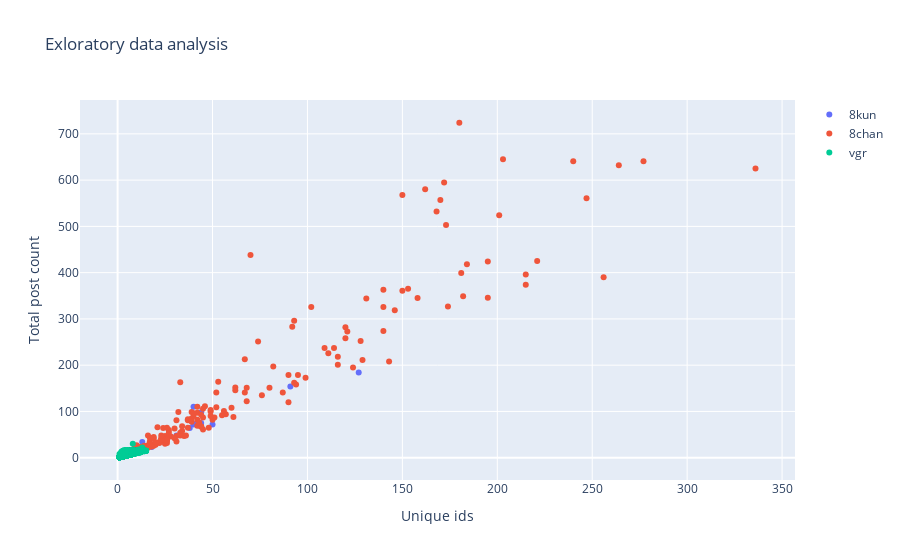

Notebook code for this chart:
### Markdown cell above
## Exploratory data analysis
In the scatterplot we can understand the data better. 
Even though there is more data for the vgr dataset, the total post count and number of unique IDs per thread was highest on 8chan.
This indicates that threads in this forum might be more engaging for its users than the ones from the vgr dataset.
The high engagement of different users per thread is even more impressive considering that the duplicates were removed, as the 8chan dataset is reduced to 1% of its original size.

In general, even the 8kun dataset had more engagement than vgr.
(As the order of magnitude is very different, select on the legend on the right the dataset you can to see)

### Code cell
# Exploratory data analysis
def create_forum_descriptive(df):
  """
  Creating an aggregated DataFrame for analysis from the column 'text'.
  Input: DataFrame with the columns: thread_title, text, poster_id
  Outputs: 
    text: all the discussions for a thread_title
    Unique_ids: Number of unique ids per thread_title
    Total_post_count: Sum of posts per thread_title
  """
  df_desc = df.groupby('thread_title').agg({"text": lambda x: ' '.join(x), 'poster_id': ['nunique', 'count']}).reset_index()
  df_desc.columns = df_desc.columns.map('_'.join)
  df_desc.columns = ['thread_title', 'text', 'Unique_ids', 'Total_post_count']
  df_desc["posts_per_user"] = df_desc["Total_post_count"]/df_desc["Unique_ids"]
  return df_desc

df_8kun_desc = create_forum_descriptive(df_8kun)
df_8chan_desc = create_forum_descriptive(df_8chan)
df_vgr_desc = create_forum_descriptive(df_vgr)

fig = go.Figure()

fig.add_trace(go.Scatter(x=df_8kun_desc['Unique_ids'], y=df_8kun_desc['Total_post_count'], name='8kun',
 mode='markers', #marker=dict(size=df_8kun_desc['len_sum']/100000),
 text=df_8kun_desc['thread_title'], hovertemplate='%{text}<br>%{x} unique ids<br>%{y} total posts'))

fig.add_trace(go.Scatter(x=df_8chan_desc['Unique_ids'], y=df_8chan_desc['Total_post_count'], name='8chan',
 mode='markers', #marker=dict(size=df_8chan_desc['len_sum']/100000),
 text=df_8chan_desc['thread_title'], hovertemplate='%{text}<br>%{x} unique ids<br>%{y} total posts'))

fig.add_trace(go.Scatter(x=df_vgr_desc['Unique_ids'], y=df_vgr_desc['Total_post_count'], name='vgr',
 mode='markers', #marker=dict(size=df_vgr_desc['len_sum']/100000),
 text=df_vgr_desc['thread_title'], hovertemplate='%{text}<br>%{x} unique ids<br>%{y} total posts'))

# Set layout and display the figure
fig.update_layout(title='Exloratory data analysis', xaxis_title='Unique ids', yaxis_title='Total post count')
fig.write_html(os.path.join(out_dir,"Exloratory data analysis.html"))
fig.show()

### Figure 1 — Plotly figure (JSON) as saved in the notebook; plotly's stock layout.template omitted (floating-point values rounded to 4 significant figures; data arrays with more than 128 entries replaced by an {"elided": "..."} marker saying what was removed)
{"data": [{"hovertemplate": "%{text}<br>%{x} unique ids<br>%{y} total posts", "mode": "markers", "name": "8kun", "text": [" Black Lives Splatter Game", " Last of Us 2 Armstrong meme webm/WEBM Thread ", "/agdg/ thread!", "8chan ultimatum", "Best Game", "Best Video Game", "Bloodstained Lewdposting", "Debug Build of Minecraft UWP", "Did he really die.", "Discord", "Everyone loves Meg Jayanth", "Free MMO 250 Player First Person Shooter", "Free stuff I guess", "Gamergate General Thread 2.0", "Genshin Impact", "Gravity Rush", "Happening: 8chan might get deplatformed again", "Hotline miami ", "ITT we poorly describe video games and others try to guess what they are.", "Japanese Learning Thread: End of Japangelion Edition", "KC/int/ Minecraft Server", "Kirby NSFW Art", "Lady Dimitrescu RE8", "Mario Sunshine ", "Mark Mann thread", "Mass Effect 1,2&3 in 4k", "Master yi is an assasin", "Minecraft bedrock is best bedrock bitches", "My take in Video Games", "Overwatch is Rigged", "Portal 2: Community Edition leak", "QTDDTOT - Random Questions", "RES9 location ideas", "SS13 Hippie Station CKEY:CID Database Leak", "Sifu", "So Mojang just blackmailed Yuti into taking a mod for having bondage references", "Sony VP fired after appearing in pedophile sting video", "Splatoon Thread - Dawn of a New Day Edition", "Things that you hate in video games", "To menchilds/womenchilds", "Today I will explain some new forms of oppression.", "Video game", "Who is the hottest Vidya girl", "Why is big tech removing pics/vids of females skateboarding/longboarding in flats?", "how do we reunite /v/?", "snootgame", "what the fuck is wrong with sonic?"], "type": "scatter", "x": [127, 50, 38, 2, 3, 1, 11, 1, 1, 2, 1, 2, 12, 6, 24, 6, 40, 3, 44, 41, 7, 2, 3, 3, 2, 16, 1, 1, 1, 1, 1, 40, 6, 2, 1, 4, 1, 91, 44, 1, 1, 1, 44, 1, 31, 13, 18], "y": [184, 72, 64, 2, 3, 1, 17, 1, 1, 6, 1, 2, 19, 6, 35, 8, 72, 3, 98, 73, 7, 2, 9, 3, 2, 25, 1, 1, 1, 1, 1, 110, 8, 2, 1, 4, 1, 154, 68, 1, 1, 1, 75, 1, 48, 34, 23]}, {"hovertemplate": "%{text}<br>%{x} unique ids<br>%{y} total posts", "mode": "markers", "name": "8chan", "text": {"elided": "183 str values"}, "type": "scatter", "x": {"elided": "183 int values"}, "y": {"elided": "183 int values"}}, {"hovertemplate": "%{text}<br>%{x} unique ids<br>%{y} total posts", "mode": "markers", "name": "vgr", "text": {"elided": "4184 str values"}, "type": "scatter", "x": {"elided": "4184 int values"}, "y": {"elided": "4184 int values"}}], "layout": {"title": {"text": "Exloratory data analysis"}, "xaxis": {"title": {"text": "Unique ids"}}, "yaxis": {"title": {"text": "Total post count"}}}}
